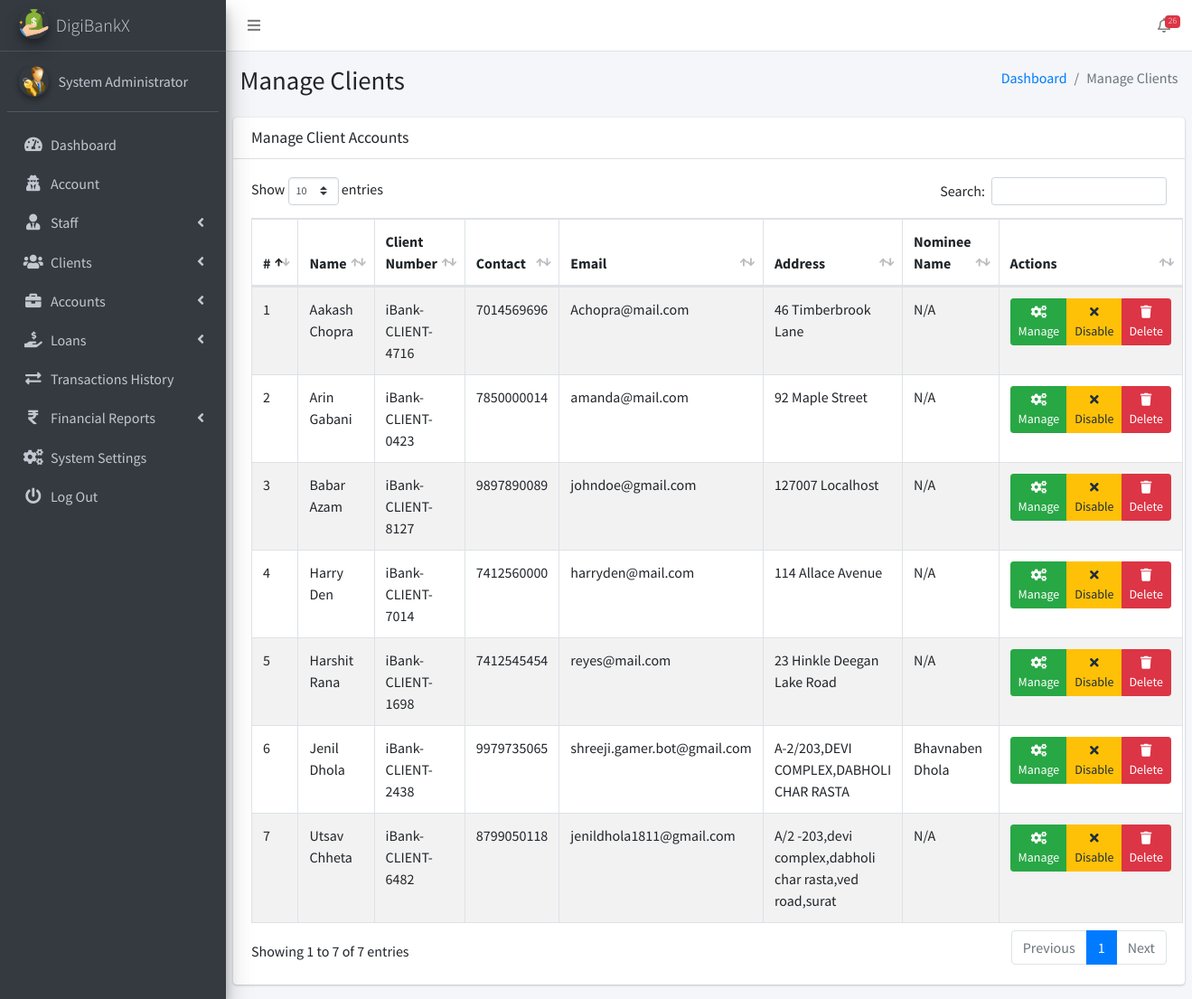
The app's page /admin/pages_manage_clients.php (signed in) with its own data.
### tables this page shows
CREATE TABLE `ib_systemsettings` (
  `id` int(20) NOT NULL,
  `sys_name` longtext NOT NULL,
  `sys_tagline` longtext NOT NULL,
  `sys_logo` varchar(200) NOT NULL,
  `is_active` tinyint(1) NOT NULL DEFAULT 1
);

CREATE TABLE `ib_admin` (
  `admin_id` int(11) NOT NULL,
  `name` varchar(200) NOT NULL,
  `email` varchar(200) NOT NULL,
  `number` varchar(200) NOT NULL,
  `password` varchar(200) NOT NULL,
  `profile_pic` varchar(200) NOT NULL,
  `is_active` tinyint(1) NOT NULL DEFAULT 1,
  `otp` varchar(6) DEFAULT NULL,
  `otp_expiry` datetime DEFAULT NULL
);

CREATE TABLE `ib_clients` (
  `client_id` int(10) UNSIGNED NOT NULL,
  `name` varchar(200) NOT NULL,
  `phone` varchar(200) NOT NULL,
  `address` varchar(200) NOT NULL,
  `email` varchar(200) NOT NULL,
  `password` varchar(200) NOT NULL,
  `profile_pic` varchar(200) NOT NULL,
  `client_number` varchar(200) NOT NULL,
  `is_active` tinyint(1) NOT NULL DEFAULT 1,
  `otp` varchar(10) DEFAULT NULL,
  `otp_expiry` datetime DEFAULT NULL
);

CREATE TABLE `ib_nominees` (
  `id` int(11) NOT NULL,
  `client_id` int(11) NOT NULL,
  `nominee_name` varchar(255) NOT NULL,
  `relation` varchar(100) NOT NULL,
  `nominee_email` varchar(255) DEFAULT NULL,
  `nominee_phone` varchar(20) DEFAULT NULL,
  `nominee_address` text DEFAULT NULL,
  `created_at` timestamp NOT NULL DEFAULT current_timestamp(),
  `is_active` tinyint(1) NOT NULL DEFAULT 1
);

### admin/pages_manage_clients.php (the view, shortened to what this page needs)
<?php
include('conf/config.php');
?>
<!DOCTYPE html>
<html>
<?php include("dist/_partials/head.php"); ?>
<body class="hold-transition sidebar-mini">
  <div class="wrapper">
    <?php include("dist/_partials/nav.php"); ?>
    <?php include("dist/_partials/sidebar.php"); ?>
    <div class="content-wrapper">
      <section class="content-header">
        <div class="container-fluid">
          <div class="row mb-2">
            <div class="col-sm-6">
              <h1>Manage Clients</h1>
            </div>
            <div class="col-sm-6">
              <ol class="breadcrumb float-sm-right">
                <li class="breadcrumb-item"><a href="pages_dashboard.php">Dashboard</a></li>
                <li class="breadcrumb-item active">Manage Clients</li>
              </ol>
            </div>
          </div>
        </div>
      </section>
      <section class="content">
        <div class="row">
          <div class="col-12">
            <div class="card">
              <div class="card-header">
                <h3 class="card-title">Manage Client Accounts</h3>
              </div>
              <div class="card-body">
                <table id="example1" class="table table-hover table-bordered table-striped">
                  <thead>
                    <tr>
                      <th>#</th>
                      <th>Name</th>
                      <th>Client Number</th>
                      <th>Contact</th>
                      <th>Email</th>
                      <th>Address</th>
                      <th>Nominee Name</th>
                      <th>Actions</th>
                    </tr>
                  </thead>
                  <tbody>
                    <?php
                    $query = "SELECT c.client_id, c.name, c.client_number, c.phone, c.email, c.address, c.is_active,
                                     n.nominee_name
                              FROM iB_clients c
                              LEFT JOIN iB_nominees n ON c.client_id = n.client_id
                              ORDER BY c.name ASC;";
                    $stmt = $mysqli->prepare($query);
                    $stmt->execute();
                    $res = $stmt->get_result();
                    $cnt = 1;
                    while ($row = $res->fetch_object()) {
                      ?>
                      <tr>
                        <td><?php echo $cnt; ?></td>
                        <td><?php echo htmlspecialchars($row->name); ?></td>
                        <td><?php echo htmlspecialchars($row->client_number); ?></td>
                        <td><?php echo htmlspecialchars($row->phone); ?></td>
                        <td><?php echo htmlspecialchars($row->email); ?></td>
                        <td><?php echo htmlspecialchars($row->address); ?></td>
                        <td><?php echo htmlspecialchars($row->nominee_name ?? 'N/A'); ?></td>
                        <td>
                          <div class="btn-group" role="group">
                            <a class="btn btn-success btn-sm"
                              href="pages_view_client.php?client_number=<?php echo $row->client_number; ?>">
                              <i class="fas fa-cogs"></i> Manage
                            </a>
                            <a class="btn btn-<?php echo $row->is_active ? 'warning' : 'primary'; ?> btn-sm"
                              href="pages_manage_clients.php?toggleClient=<?php echo $row->client_id; ?>&status=<?php echo $row->is_active; ?>"
                              onclick="return confirm('Are you sure you want to <?php echo $row->is_active ? 'disable' : 'enable'; ?> this client?');">
                              <i class="fas fa-<?php echo $row->is_active ? 'times' : 'check'; ?>"></i>
                              <?php echo $row->is_active ? 'Disable' : 'Enable'; ?>
                            </a>
                            <a class="btn btn-danger btn-sm"
                              href="pages_manage_clients.php?deleteClient=<?php echo $row->client_id; ?>"
                              onclick="return confirm('Are you sure you want to delete this client?');">
                              <i class="fas fa-trash"></i> Delete
                            </a>
                          </div>
                        </td>
                      </tr>
                      <?php $cnt++;
                    } ?>
                  </tbody>
                </table>
              </div>
            </div>
          </div>
        </div>
      </section>
    </div>
  </div>
</body>
</html>

### admin/dist/_partials/sidebar.php (shortened to what this page needs)
<aside class="main-sidebar sidebar-dark-primary elevation-4">
    <?php
    $admin_id = $_SESSION['admin_id'];
    $query = "SELECT * FROM iB_admin WHERE admin_id = ?";
    $stmt = $mysqli->prepare($query);
    $stmt->bind_param('i', $admin_id);
    $stmt->execute();
    $res = $stmt->get_result();
    while ($row = $res->fetch_object()) {
        $profile_picture = empty($row->profile_pic)
            ? "<img src='dist/img/user_icon.png' class='img-circle elevation-2' alt='User Image'>"
            : "<img src='dist/img/$row->profile_pic' class='img-circle elevation-2' alt='User Image'>";
        $sys_query = "SELECT * FROM iB_SystemSettings";
        $stmt = $mysqli->prepare($sys_query);
        $stmt->execute();
        $sys_res = $stmt->get_result();
        while ($sys = $sys_res->fetch_object()) {
            ?>
            <a href="pages_dashboard.php" class="brand-link text-light">
                <img src="dist/img/<?php echo $sys->sys_logo; ?>" alt="Logo" class="brand-image img-circle elevation-3">
                <span class="brand-text font-weight-light"><?php echo $sys->sys_name; ?></span>
            </a>
            <div class="sidebar">
                <div class="user-panel mt-3 pb-3 mb-3 d-flex">
                    <div class="image"><?php echo $profile_picture; ?></div>
                    <div class="info">
                        <a href="#" class="d-block"><?php echo $row->name; ?></a>
                    </div>
                </div>
                <nav class="mt-2">
                    <ul class="nav nav-pills nav-sidebar flex-column" data-widget="treeview" role="menu">
                        <li class="nav-item">
                            <a href="pages_dashboard.php" class="nav-link">
                                <i class="nav-icon fas fa-tachometer-alt"></i>
                                <p>Dashboard</p>
                            </a>
                        </li>
                        <li class="nav-item">
                            <a href="pages_account.php" class="nav-link">
                                <i class="nav-icon fas fa-user-secret"></i>
                                <p>Account</p>
                            </a>
                        </li>
                        <li class="nav-item has-treeview">
                            <a href="#" class="nav-link">
                                <i class="nav-icon fas fa-user-tie"></i>
                                <p>Staff <i class="fas fa-angle-left right"></i></p>
                            </a>
                        </li>
                        <li class="nav-item has-treeview">
                            <a href="#" class="nav-link">
                                <i class="nav-icon fas fa-users"></i>
                                <p>Clients <i class="fas fa-angle-left right"></i></p>
                            </a>
                        </li>
                        <li class="nav-item has-treeview">
                            <a href="#" class="nav-link">
                                <i class="nav-icon fas fa-briefcase"></i>
                                <p>Accounts <i class="fas fa-angle-left right"></i></p>
                            </a>
                        </li>
                        <li class="nav-item has-treeview">
                            <a href="#" class="nav-link">
                                <i class="nav-icon fas fa-hand-holding-usd"></i>
                                <p>
                                    Loans
                                    <i class="fas fa-angle-left right"></i>
                                </p>
                            </a>
                        </li>
                        <li class="nav-item">
                            <a href="pages_transactions_engine.php" class="nav-link">
                                <i class="nav-icon fas fa-exchange-alt"></i>
                                <p>Transactions History</p>
                            </a>
                        </li>
                        <li class="nav-item has-treeview">
                            <a href="#" class="nav-link">
                                <i class="nav-icon fas fa-rupee-sign"></i>
                                <p>Financial Reports <i class="fas fa-angle-left right"></i></p>
                            </a>
                        </li>
                        <li class="nav-item">
                            <a href="pages_system_settings.php" class="nav-link">
                                <i class="nav-icon fas fa-cogs"></i>
                                <p>System Settings</p>
                            </a>
                        </li>
                        <li class="nav-item">
                            <a href="pages_logout.php" class="nav-link">
                                <i class="nav-icon fas fa-power-off"></i>
                                <p>Log Out</p>
                            </a>
                        </li>
                    </ul>
                </nav>
            </div>
        </aside>
    <?php }
    } ?>

### records on screen
ib_admin: name "System Administrator"
ib_systemsettings: sys_logo (picture), sys_name "DigiBankX", ib_admin.profile_pic (picture)
ib_clients: name "Aakash Chopra", client_number "iBank-CLIENT-4716", phone "7014569696", email "Achopra@mail.com", address "46 Timberbrook Lane", nominee_name "N/A", is_active 1 (drawn)
ib_clients: name "Arin Gabani", client_number "iBank-CLIENT-0423", phone "7850000014", email "amanda@mail.com", address "92 Maple Street", nominee_name "N/A", is_active 1 (drawn)
ib_clients: name "Babar Azam", client_number "iBank-CLIENT-8127", phone "9897890089", email "johndoe@gmail.com", address "127007 Localhost", nominee_name "N/A", is_active 1 (drawn)
ib_clients: name "Harry Den", client_number "iBank-CLIENT-7014", phone "7412560000", email "harryden@mail.com", address "114 Allace Avenue", nominee_name "N/A", is_active 1 (drawn)
ib_clients: name "Harshit Rana", client_number "iBank-CLIENT-1698", phone "7412545454", email "reyes@mail.com", address "23 Hinkle Deegan Lake Road", nominee_name "N/A", is_active 1 (drawn)
ib_nominees: client.name "Jenil Dhola", client.client_number "iBank-CLIENT-2438", client.phone "9979735065", client.email "shreeji.gamer.bot@gmail.com", client.address "A-2/203,DEVI COMPLEX,DABHOLI CHAR RASTA", nominee_name "Bhavnaben Dhola"
ib_clients: name "Utsav Chheta", client_number "iBank-CLIENT-6482", phone "8799050118", email "jenildhola1811@gmail.com", address "A/2 -203,devi complex,dabholi char rasta,ved road,surat", nominee_name "N/A", is_active 1 (drawn)

### other values on screen
$ntf "26"
